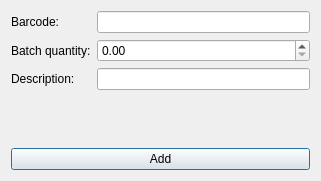
<?xml version="1.0" encoding="UTF-8"?>
<ui version="4.0">
 <class>DialogAddNewBatchItem</class>
 <widget class="QDialog" name="DialogAddNewBatchItem">
  <property name="geometry">
   <rect>
    <x>0</x>
    <y>0</y>
    <width>321</width>
    <height>181</height>
   </rect>
  </property>
  <property name="windowTitle">
   <string>Dialog</string>
  </property>
  <layout class="QGridLayout" name="gridLayout">
   <item row="0" column="0">
    <layout class="QFormLayout" name="formLayout">
     <item row="0" column="0">
      <widget class="QLabel" name="barcodeLabel">
       <property name="text">
        <string>Barcode:</string>
       </property>
      </widget>
     </item>
     <item row="0" column="1">
      <widget class="QLineEdit" name="barcodeLineEdit"/>
     </item>
     <item row="1" column="0">
      <widget class="QLabel" name="batchQuantityLabel">
       <property name="text">
        <string>Batch quantity:</string>
       </property>
      </widget>
     </item>
     <item row="1" column="1">
      <widget class="QDoubleSpinBox" name="batchQuantityDoubleSpinBox"/>
     </item>
     <item row="2" column="0">
      <widget class="QLabel" name="descriptionLabel">
       <property name="text">
        <string>Description:</string>
       </property>
      </widget>
     </item>
     <item row="2" column="1">
      <widget class="QLineEdit" name="descriptionLineEdit"/>
     </item>
    </layout>
   </item>
   <item row="1" column="0">
    <widget class="QPushButton" name="pushButtonAdd">
     <property name="text">
      <string>Add</string>
     </property>
    </widget>
   </item>
  </layout>
 </widget>
 <resources/>
 <connections/>
</ui>
